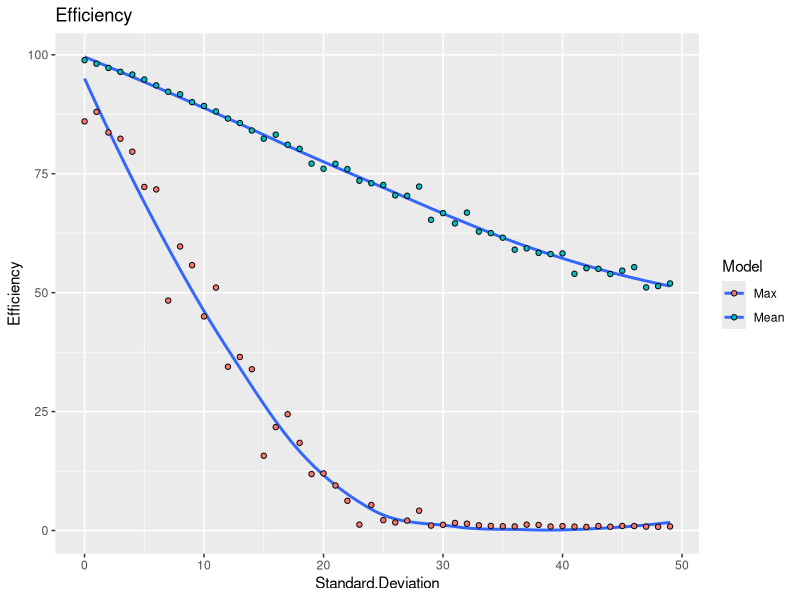
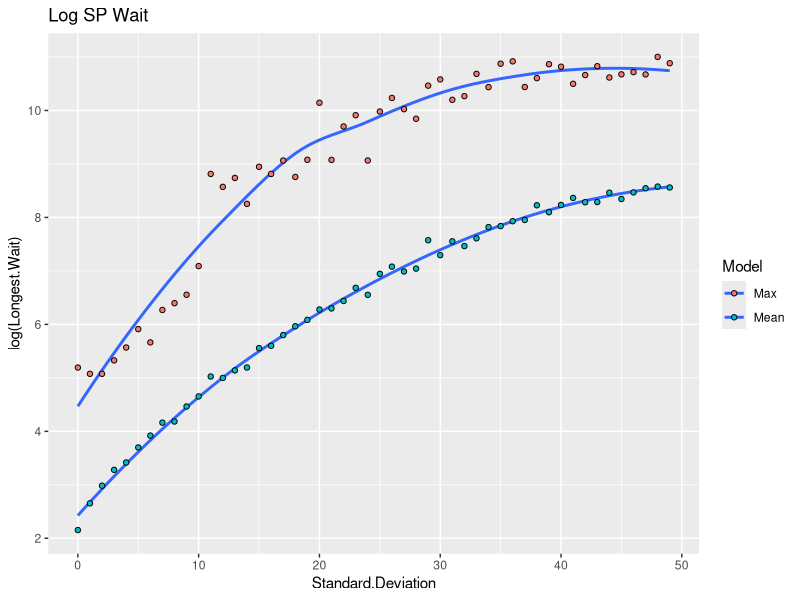
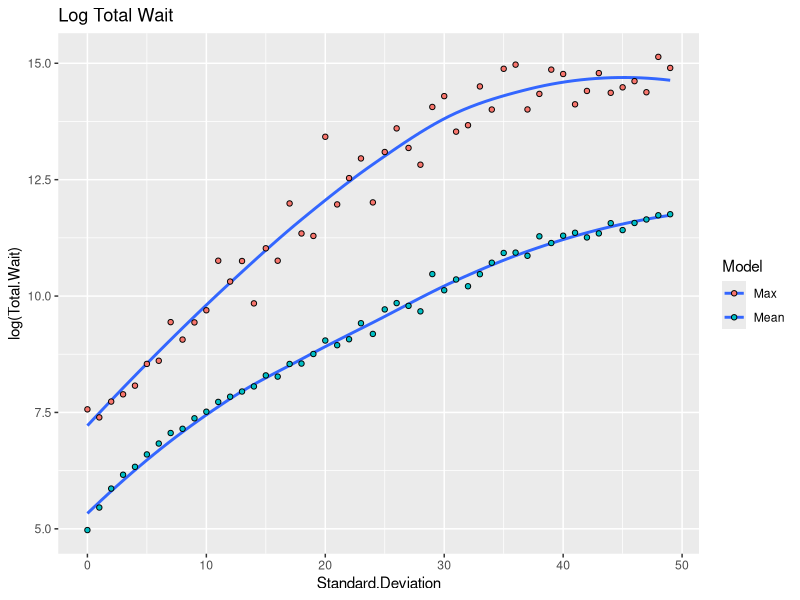

These figures' R source, in order:
# Title     : VAMCv3 Analysis
# Objective : Determine the effects of standrad deviation upon wait times
# Created by: Nathan
# Created on: 4/8/2021

df.max <- read.csv("v3_max_data.csv")
df.mean <- read.csv("v3_mean_data.csv")
df.max$Model <- "Max"
df.mean$Model <- "Mean"
df <- rbind(df.max, df.mean)
head(df)

# linear methods, some good, some not so good
lm.efficiency.mean <- lm(df.mean$Efficiency ~ df.mean$Standard.Deviation)
lm.efficiency.max <- lm(df.max$Efficiency ~ df.max$Standard.Deviation)

# exponential graphs
lm.spwait.max.log <- lm(log(df.max$Longest.Wait) ~ df.max$Standard.Deviation)
lm.totalwait.max.log <- lm(log(df.max$Total.Wait) ~ df.max$Standard.Deviation)
lm.spwait.mean.log <- lm(log(df.mean$Longest.Wait) ~ df.mean$Standard.Deviation)
lm.totalwait.mean.log <- lm(log(df.mean$Total.Wait) ~ df.mean$Standard.Deviation)

summary(lm.efficiency.mean)
summary(lm.efficiency.max)
summary(lm.spwait.max.log)
summary(lm.totalwait.max.log)
summary(lm.spwait.mean.log)
summary(lm.totalwait.mean.log)

library(ggplot2)
# linear best fit
ggplot(data = df, aes(Standard.Deviation, Efficiency, fill=Model)) + stat_smooth(se = FALSE, method = 'loess', formula = y~x) + geom_point(pch=21) + ggtitle("Efficiency")

# exponential best fit
ggplot(data = df, aes(Standard.Deviation, log(Longest.Wait), fill=Model)) + stat_smooth(se = FALSE, method = 'loess', formula = y~x) + geom_point(pch=21) + ggtitle("Log SP Wait")
ggplot(data = df, aes(Standard.Deviation, log(Total.Wait), fill=Model)) + stat_smooth(se = FALSE, method = 'loess', formula = y~x) + geom_point(pch=21) + ggtitle("Log Total Wait")

# glad to see that wait time increases exponentially as the standard deviation of the variables increases
# SD of 10 should mimic the base model

# still need to verify assumptions of SLR and stuff